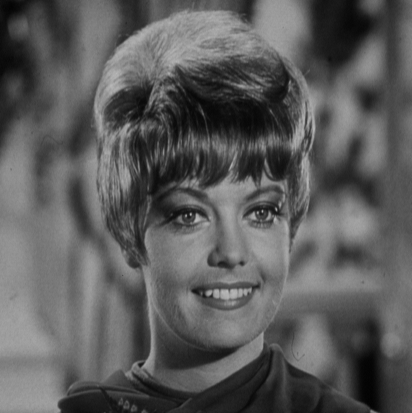
%> input picture Demo/matlab/2.png, 412 x 413 px
$ octave test_histSpec.m   (GNU Octave 9; MATLAB toolbox functions it lacks are replaced by stand-ins)
%> lines starting %> are read from the running program, lines starting %| are printed output that depends on the picture
### Demo/matlab/myHist.m
function histBin = myHist(im)

sz = size(im);

histBin = zeros(256, 1);

for iy=1:sz(1)
    for ix = 1:sz(2)
        v = im(iy, ix);
        idx = v + 1;
        histBin(idx) = histBin(idx) + 1;
    end
end

### Demo/matlab/test_histSpec.m
imSrc = (imread('2.png'));
%> imSrc is the input picture: size 413x412 uint8; min 2, max 187, mean 91.2

histBinS = myHist(imSrc);
%> after the loop in myHist, `for iy=1:sz(1)`: histBin = 256 values, max 1763 at index 120, min 0 at index 1, mean 664.7
%> histBinS has the same summary as histBin in myHist
cdf = cumsum(histBinS);
%> cdf = 256 values from 0 to 170156
S = uint8(round(cdf/max(cdf)*255));
%> S = 256 values from 0 to 255


imRef = (rgb2gray(imread('4.png')));
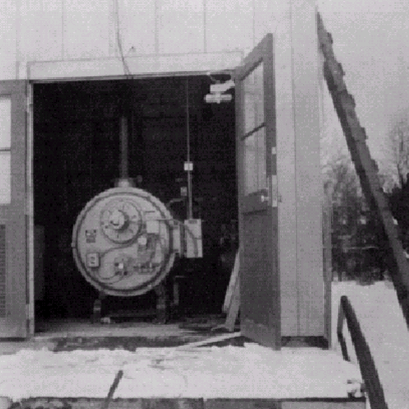
%> input picture Demo/matlab/4.png, 409 x 409 px
%> imRef: size 409x409 uint8; min 0, max 225, mean 115.4

histBinR = myHist(imRef);
%> histBinR = 256 values, max 5618 at index 203, min 0 at index 227, mean 653.4
cdf = cumsum(histBinR);
%> cdf = 256 values from 344 to 167281
T = uint8(round(cdf/max(cdf)*255))+1;
%> T = 256 values from 2 to 255

TM = [(1:256)' T];
%> TM = 256 rows, first 12: [1 2; 2 2; 3 2; 4 2; 5 2; 6 3; 7 3; 8 4; 9 5; 10 6; 11 9; 12 11]

TI = zeros(256, 1);
TI(T) = (1:256)';

TIM = [(1:256)' TI];
%> TIM = 256 rows, first 12: [1 0; 2 5; 3 7; 4 8; 5 9; 6 10; 7 0; 8 0; 9 11; 10 0; 11 12; 12 0]

idxMiss = find(TI == 0);
%> idxMiss = 83 values from 1 to 256
nm = length(idxMiss);
%> nm = 83
idxHit = find(TI ~= 0);
%> idxHit = 173 values from 2 to 255
nh = length(idxHit);
%> nh = 173

mm = repmat(idxMiss, 1, nh);
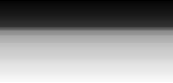
%> mm: size 83x173 double; min 1, max 256, mean 144.6; drawn with min black and max white
hh = repmat(idxHit', nm, 1);
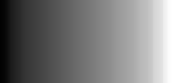
%> hh: size 83x173 double; min 2, max 255, mean 120.8

dd = abs(mm - hh);
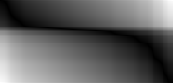
%> dd: size 83x173 double; min 1, max 254, mean 94.8
[Y, k] = min(dd, [], 2);
%> Y = 83 values, max 4 at index 68, min 1 at index 1, mean 1.28; k = 83 values from 1 to 173

TI(idxMiss) = TI(idxHit(k));
TIMF = [(1:256)' TI];
%> TIMF = 256 rows, first 12: [1 5; 2 5; 3 7; 4 8; 5 9; 6 10; 7 10; 8 11; 9 11; 10 11; 11 12; 12 12]

remap = uint8(TI(S+1) - 1);
%> remap = 256 values from 4 to 255

imDst = remap(imSrc);
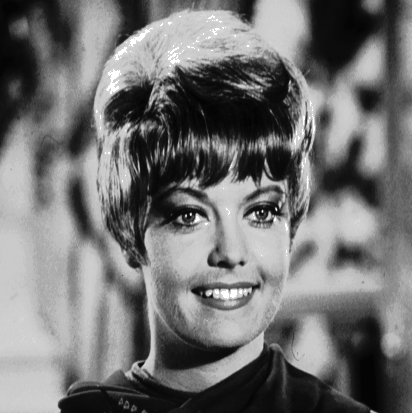
%> imDst: size 413x412 uint8; min 4, max 255, mean 114.4
histBinD = myHist(imDst);
%> histBinD = 256 values, max 4388 at index 203, min 0 at index 1, mean 664.7

figure;

subplot(231);
imshow(imSrc);

subplot(232);
imshow(imRef);

subplot(233);
imshow(imDst);

subplot(234);
plot(histBinS);

subplot(235);
plot(histBinR);

subplot(236);
plot(histBinD);
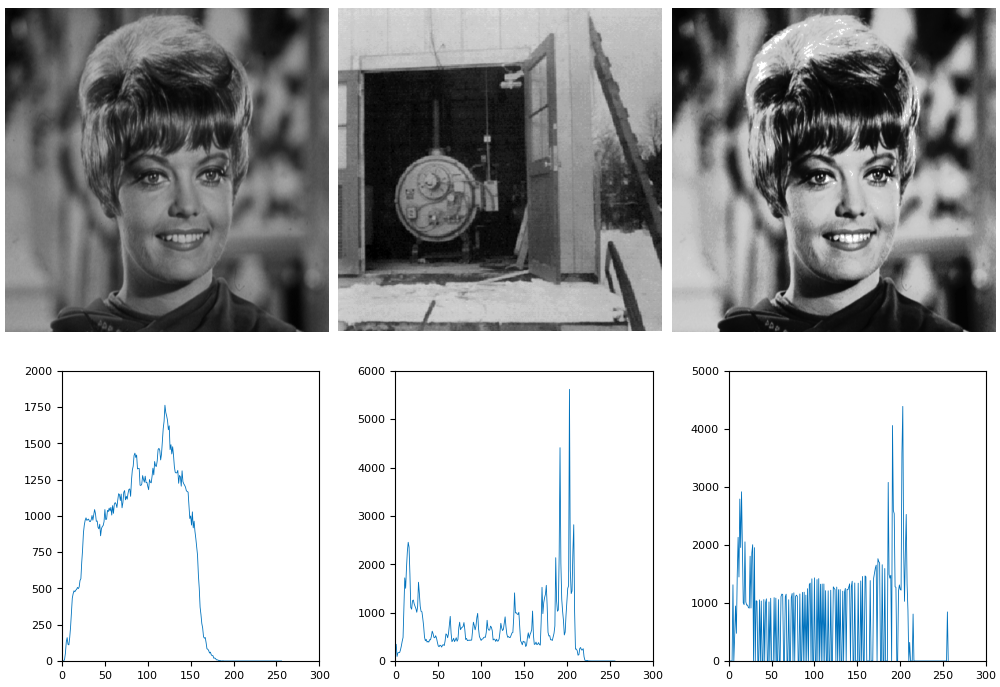
%> figure redrawn from the program's plot data, 6 panels
